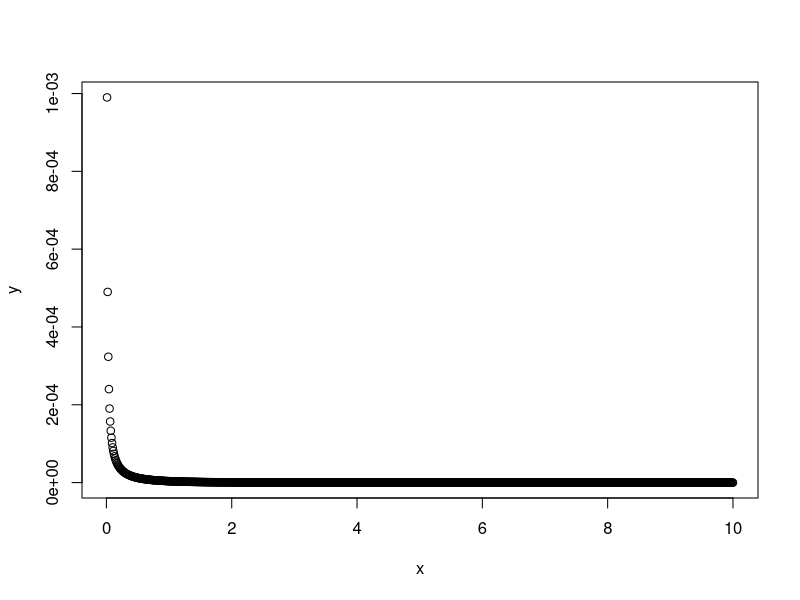
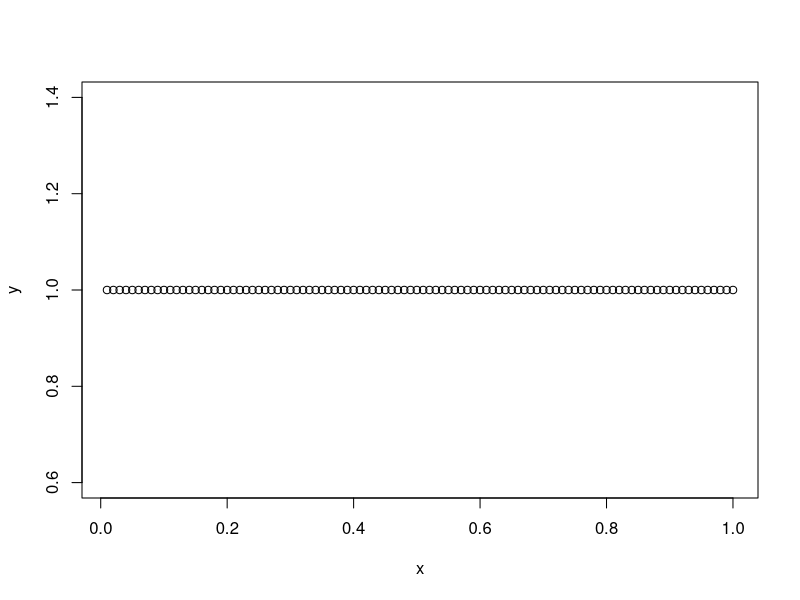

Here is the R script that generated these plots, in order:
## ---- chunk 1
shape <- .00001
rate <- 1
x <- seq(.01,10,.01)
y <- dgamma(x, shape = shape, rate = rate)
plot(x,y)
shape/rate
## ---- chunk 2
a <- 1
b <- 1
x <- seq(.01,1,.01)
y <- dbeta(x, a,b)
plot(x,y)
